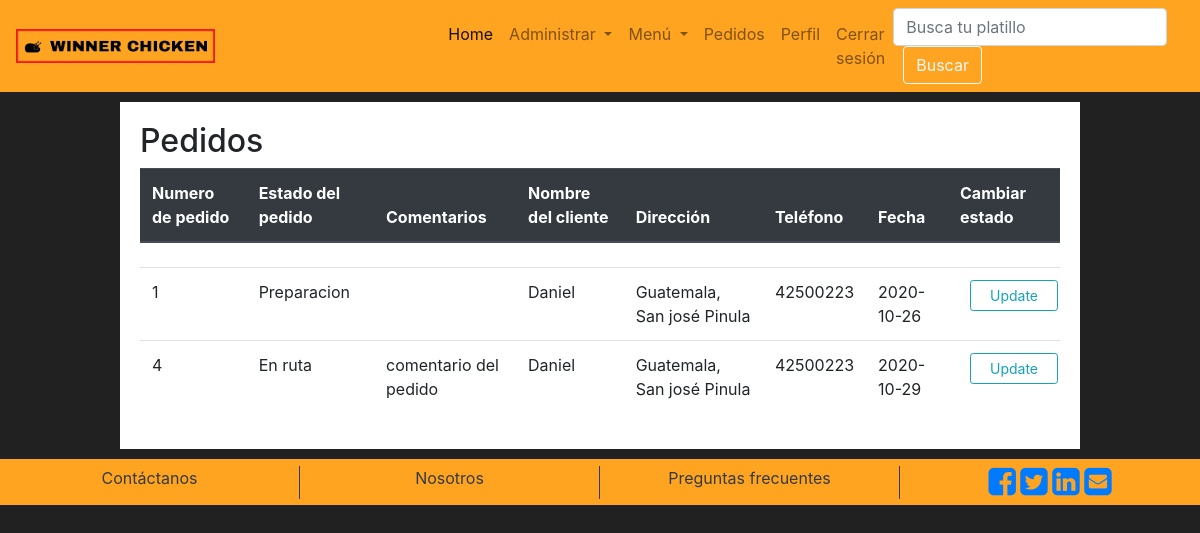
The page /adminPedidos.php (signed in) on the database its author committed.
### tables this page shows
CREATE TABLE `pedido` (
  `id_pedido` int(11) NOT NULL,
  `id_usuario` int(11) NOT NULL,
  `comentario` varchar(500) NOT NULL,
  `fecha` date NOT NULL,
  `estado` enum('Aceptado','Preparacion','En ruta','Entregado') NOT NULL
);

CREATE TABLE `usuario` (
  `id_usuario` int(11) NOT NULL,
  `nombre` varchar(50) NOT NULL,
  `contraseña` varchar(10) NOT NULL,
  `correo` varchar(50) NOT NULL,
  `telefono` int(8) NOT NULL,
  `direccion` varchar(50) NOT NULL,
  `tarjeta` varchar(16) NOT NULL,
  `exp_tarjeta` date DEFAULT NULL,
  `CVC` int(11) NOT NULL,
  `tipo_usuario` int(11) NOT NULL,
  `activa` int(5) DEFAULT NULL,
  `ultima_conexion` date DEFAULT NULL
);

### adminPedidos.php (the view, shortened to what this page needs)
<!DOCTYPE html>
<html lang="en">
<head>
    <link rel="stylesheet" href="https://stackpath.bootstrapcdn.com/bootstrap/4.4.1/css/bootstrap.min.css">
    <link rel="stylesheet" href="https://cdnjs.cloudflare.com/ajax/libs/font-awesome/4.7.0/css/font-awesome.min.css">
    <link rel="stylesheet" href="css/main.css">
</head>
<body>
<?php
          include "header.php"
            ?>
  <div >
    <div class="register">
    <h2 class="padd2">Pedidos</h2>
      <div class="adapt-table">
      <table class="table">
          <thead class="thead-dark">
            <tr>
              <th>Numero de pedido</th>
              <th>Estado del pedido</th>
              <th >Comentarios</th>
              <th >Nombre del cliente</th>
              <th >Dirección</th>
              <th >Teléfono</th>
              <th >Fecha</th>
              <th >Cambiar estado</th>
            </tr>
          </thead>
          <tbody>
              <th scope="row">
              </th>
              <?php
                  include "php/conexion.php";
                  $stmt = $pdo->prepare('SELECT id_pedido,comentario, estado, nombre, direccion, telefono, fecha FROM restaurante.pedido INNER JOIN restaurante.usuario on pedido.id_usuario = usuario.id_usuario WHERE estado != "Entregado"');
                  $stmt->execute();
                  $resultado=$stmt->fetchAll();
                  foreach($resultado as $fila):?>
              <tr>
              <td><?php echo $fila['id_pedido'];?></td>
              <td><?php echo $fila['estado'];?></td>
              <td><?php echo $fila['comentario'];?></td>
              <td><?php echo $fila['nombre'];?></td>
              <td><?php echo $fila['direccion'];?></td>
              <td><?php echo $fila['telefono'];?></td>
              <td><?php echo $fila['fecha'];?></td>
              <td><a href="updateEstadoP.php?id=<?php echo $fila['id_pedido']; ?>" class="btn btn-block btn-sm btn-outline-info">Update</a></td>
            </tr>
            <?php endforeach ?>
          </tbody>
        </table>
        </div>
    </div>
  </div>
<?php
          include "footer.php"
            ?>
</body>
</html>

### css/main.css (style rules this page uses)
.register { background-color: white; padding: 20px; margin: 10px; }
.btn { margin-left: 10px; }
.register { width: 80%; margin: 0 auto; margin-top: 10px; margin-bottom: 10px; }
body { background-color: #212121; }

### rows shown on the page
pedido: id_pedido "1", estado "Preparacion", id_usuario.nombre "Daniel", id_usuario.direccion "Guatemala, San josé Pinula", id_usuario.telefono "42500223", fecha "2020-10-26"
pedido: id_pedido "4", estado "En ruta", comentario "comentario del pedido", id_usuario.nombre "Daniel", id_usuario.direccion "Guatemala, San josé Pinula", id_usuario.telefono "42500223", fecha "2020-10-29"
